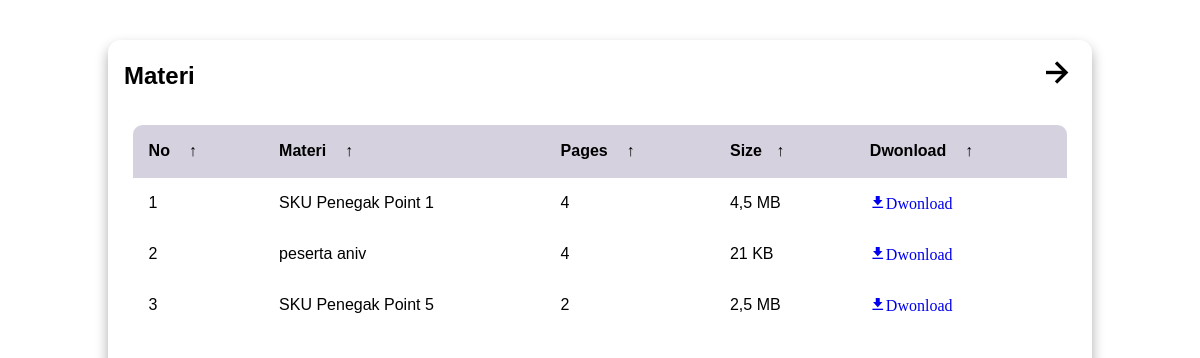
The page /library.php on the database its author committed.
### tables this page shows
CREATE TABLE `perpus` (
  `id` int(11) NOT NULL,
  `materi` varchar(255) NOT NULL,
  `pages` varchar(10) NOT NULL,
  `size` varchar(25) NOT NULL,
  `link` varchar(500) NOT NULL
);

### library.php (the view, shortened to what this page needs)
<?php
  include 'koneksi.php';
  $query = "SELECT * FROM perpus";
  $sql = mysqli_query($conn, $query);
  $no = 0;
?>
<!DOCTYPE html>
<html lang="en" title="Coding design">
<head>
    <link rel="stylesheet" href="css/stylesss.css">
    <link href='https://unpkg.com/boxicons@2.1.4/css/boxicons.min.css' rel='stylesheet'>
</head>
<body>
    <main class="table">
        <section class="table__header">
            <h1>Materi</h1>
                <div class="header">
                    <a href="index.html"><i class='bx bx-right-arrow-alt'></i></a>
        </div>
        </section>
        <section class="table__body">
            <table>
                <thead>
                    <tr>
                        <th> No <span class="icon-arrow">&UpArrow;</span></th>
                        <th> Materi <span class="icon-arrow">&UpArrow;</span></th>
                        <th> Pages <span class="icon-arrow">&UpArrow;</span></th>
                        <th> Size<span class="icon-arrow">&UpArrow;</span></th>
                        <th> Dwonload <span class="icon-arrow">&UpArrow;</span></th>
                    </tr>
                </thead>
                <tbody>
                <?php
              while($result = mysqli_fetch_assoc($sql)){
            ?>
                    <tr>
                        <td>   <?php echo ++$no?> </td>
                        <td> <?php echo $result['materi']; ?></td>
                        <td> <?php echo $result['pages']; ?></td>
                        <td><?php echo $result['size']; ?></td>
                        <td><a href="<?php echo $result['link']; ?>"><i class='bx bxs-download'>Dwonload</i></a></td>
                    </tr>
                    <tr>
                    <?php
              }
                    ?>
                </tbody>
            </table>
        </section>
    </main>
</body>
</html>

### css/stylesss.css (style rules this page uses)
* { margin: 0; padding: 0; box-sizing: border-box; font-family: sans-serif; }
body { min-height: 100vh; background: url(images/html_table.jpg) center / cover; display: flex; justify-content: center; align-items: center; }
main.table { width: 82vw; height: 90vh; background-color: #fff5; backdrop-filter: blur(7px); box-shadow: 0 .4rem .8rem #0005; border-radius: .8rem; overflow: hidden; }
.table__header { width: 100%; height: 10%; background-color: #fff4; padding: .8rem 1rem; display: flex; justify-content: space-between; align-items: center; }
.table__body { width: 95%; max-height: calc(89% - 1.6rem); background-color: #fffb; margin: .8rem auto; border-radius: .6rem; overflow: auto; overflow: overlay; }
table { width: 100%; }
table, th, td { border-collapse: collapse; padding: 1rem; text-align: left; }
thead th { position: sticky; top: 0; left: 0; background-color: #d5d1defe; cursor: pointer; text-transform: capitalize; }
tbody tr:nth-child(even) { background-color: #0000000b; }
tbody tr { --delay: .1s; transition: .5s ease-in-out var(--delay), background-color 0s; }
tbody tr td, tbody tr td p, tbody tr td img { transition: .2s ease-in-out; }
thead th span.icon-arrow { display: inline-block; width: 1.3rem; height: 1.3rem; border-radius: 50%; border: 1.4px solid transparent; text-align: center; font-size: 1rem; margin-left: .5rem; transition: .2s ease-in-out; }
.header { background: var(--bg-color); display: flex; justify-content: space-between; align-items: center; z-index: 100; }
.header a { color: black; font-size: 40px; }

### rows shown on the page
perpus: materi "SKU Penegak Point 1", pages "4", size "4,5 MB"
perpus: materi "peserta aniv", pages "4", size "21 KB"
perpus: materi "SKU Penegak Point 5", pages "2", size "2,5 MB"
